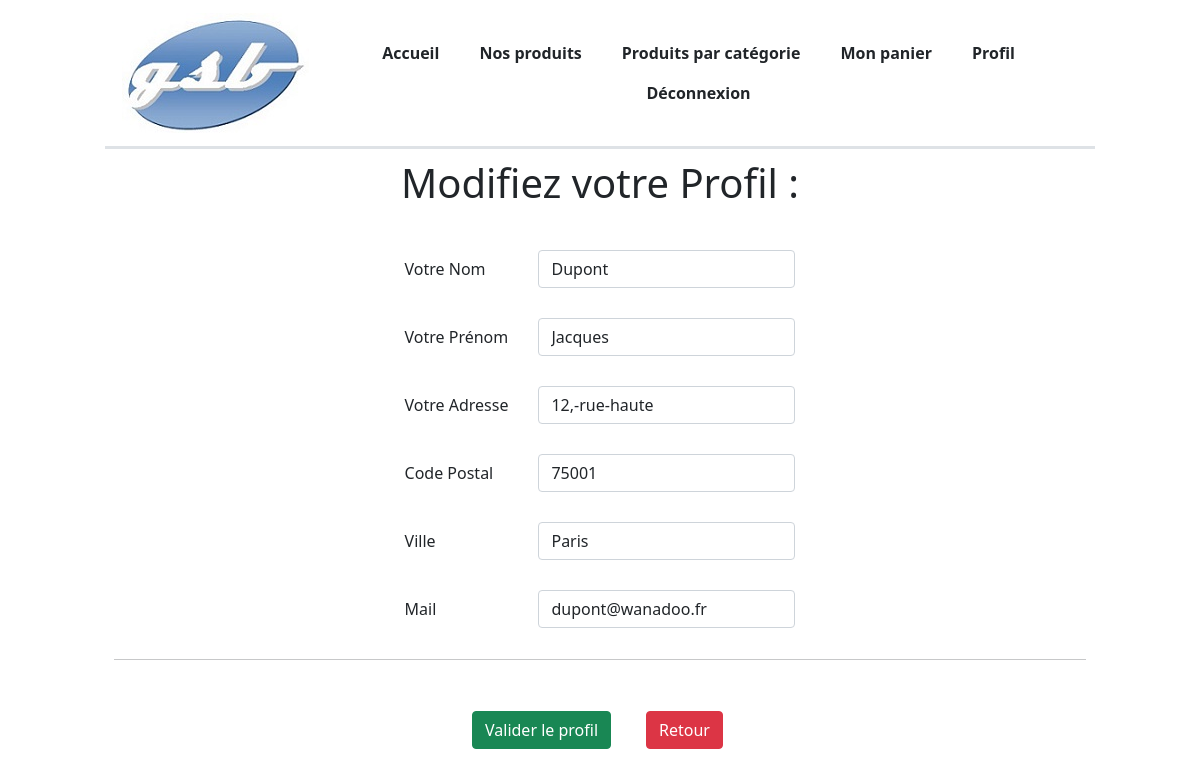
The app's page /index.php?uc=profil&action=editProfil (signed in) with its own data.
### tables this page shows
CREATE TABLE IF NOT EXISTS `client` (
  `id` int(11) NOT NULL AUTO_INCREMENT,
  `nom` varchar(50) NOT NULL,
  `prenom` varchar(50) NOT NULL,
  `rue` varchar(70) NOT NULL,
  `cp` char(5) NOT NULL,
  `ville` varchar(50) NOT NULL,
  `mail` varchar(50) NOT NULL,
  `login` varchar(20) NOT NULL,
  `mdp` varchar(255) NOT NULL,
  PRIMARY KEY (`id`)
);

### controleurs/ControleurGererProfil.php (called while the page is built, shortened)
<?php
class ControleurGererProfil
{
	private $modeleFront;
	public function __construct()
	{
		$this->modeleFront = new ModeleFront();
	}
	public function editProfil($id) {
        $client = $this->modeleFront->getLeClientBySessionId($id);
		include('vues/v_profilEdit.php');
    }
}

### index.php (called while the page is built, shortened)
<?php
include("vues/v_bandeau.php");
$routeur = new Routeur();
$routeur->routerRequete();

### modele/ModeleFront.php (called while the page is built, shortened)
<?php
require_once 'modele/Modele.php';
class ModeleFront extends Modele
{
	public function getLeClientBySessionId($id) {
		$req = "select nom, prenom, rue, cp, ville, mail from client where id=:id";
		$params = array(':id' => $id);
		$res = $this->executerRequete($req, $params);
		$client = $res->fetch(PDO::FETCH_ASSOC);
		return $client;
	}
}

### modele/Modele.php (called while the page is built, shortened)
<?php
abstract class Modele{
    private $bdd;
protected function executerRequete($sql, $params=null){
if ($params == null)
{
    $result=$this->getBdd()->query($sql);
}
else
{
    $result=$this->getBdd()->prepare($sql);
    $result->execute($params);
}
return $result;
}
private function getBdd() {
    try {
        if ($this->bdd==null)
        $this->bdd = new PDO("mysql:host=".SERVER.";dbname=".BASE,USER,PASSWD, array(PDO::MYSQL_ATTR_INIT_COMMAND => 'SET NAMES \'UTF8\''));
        $this->bdd->setAttribute(PDO::ATTR_ERRMODE, PDO::ERRMODE_EXCEPTION);
        return $this->bdd;
    } catch (PDOException $e) {
        print "Erreur de connexion PDO ";
        die();
    }
}
 }
?>

### vues/v_profilEdit.php (the view)
<div id="ProfilEdit">
    <h1 class="text-center">Modifiez votre Profil :</h1>
    <form method="POST" action="index.php?uc=profil&action=updateProfil" id="formEditProfil">
        <div class="contenuCentre">
            <table>
                <tr>
                    <td><label for="nom">Votre Nom</label></td>
                    <td><input type="text" class="form-control" id="nom" name="nom" value=<?php echo $client['nom']; ?> required></td>
                </tr>
                <tr>
                    <td><label for="prenom">Votre Prénom</label></td>
                    <td><input type="text" class="form-control" id="prenom" name="prenom" value=<?php echo $client['prenom']; ?> required></td>
                </tr>
                <tr>
                    <td><label for="rue">Votre Adresse</label></td>
                    <td><input type="text" class="form-control" id="rue" name="rue" value=<?php echo str_replace(' ', '-', $client['rue']); ?> required></td>
                </tr>
                <tr>
                    <td><label for="cp">Code Postal</label></td>
                    <td><input type="text" class="form-control" id="cp" name="cp" value=<?php echo str_replace(' ', '-', $client['cp']); ?> required></td>
                </tr>
                <tr>
                    <td><label for="ville">Ville</label></td>
                    <td><input type="text" class="form-control" id="ville" name="ville" value=<?php echo str_replace(' ', '-', $client['ville']); ?> required></td>
                </tr>
                <tr>
                    <td><label for="mail">Mail</label></td>
                    <td><input type="mail" class="form-control" id="mail" name="mail" value=<?php echo str_replace(' ', '-', $client['mail']); ?> required></td>
                </tr>
            </table>
        </div>
        <hr>
        <div class="contenuCentre">
            <table>
                <tr>
                    <td><button type="submit" class="btn btn-success btnCentre">Valider le profil</a></td>
                    <td><a class="btn btn-danger btnCentre" href="index.php?uc=profil&action=voirProfil">Retour</a></td>
                </tr>
            </table>
        </div>
    </form>
</div>

### assets/cssGeneral.css (style rules this page uses)
html { font: normal 100%/1.2em "Baskerville"; }
body { padding: 0% 5%; }
table td { padding: 15px; }
.contenuCentre { display: flex; justify-content: center; padding-top: 20px; }
.contenuCentre a { margin: 0px 5px; }
.btnCentre { display: flex; justify-content: center; }
.btnCentre button, a { padding: 5px; }

### records on screen
client: nom "Dupont", prenom "Jacques", rue "12,-rue-haute", cp "75001", ville "Paris", mail "dupont@wanadoo.fr"
